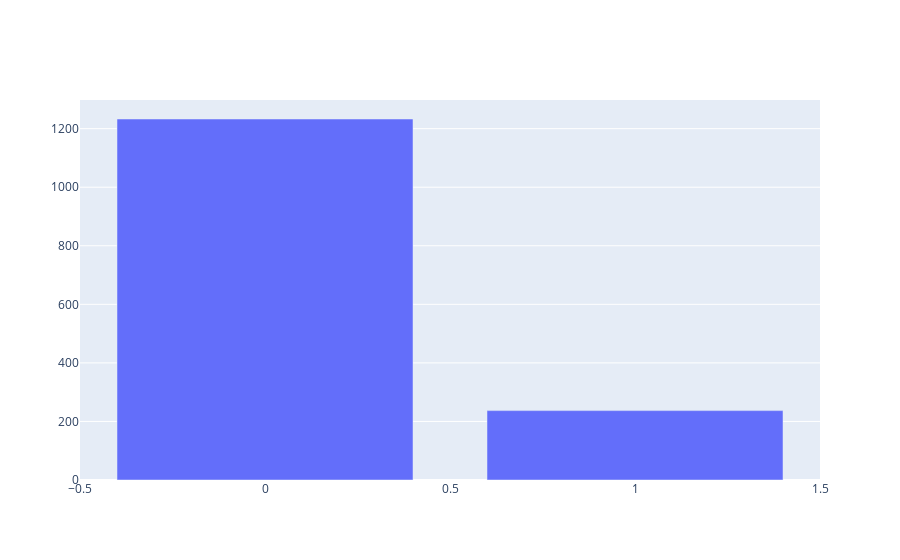

Notebook code cell kept with this figure:
### Code cell
py.iplot([go.Bar(x=data.Attrition.value_counts().index,
                 y=data.Attrition.value_counts())])

### Figure 1 — Plotly figure (JSON) as saved in the notebook; plotly's stock layout.template omitted (floating-point values rounded to 4 significant figures)
{"data": [{"type": "bar", "x": [0, 1], "y": [1233, 237]}], "layout": {"autosize": true, "xaxis": {"autorange": true, "range": [-0.5, 1.5], "type": "linear"}, "yaxis": {"autorange": true, "range": [0, 1298.0], "type": "linear"}}}
